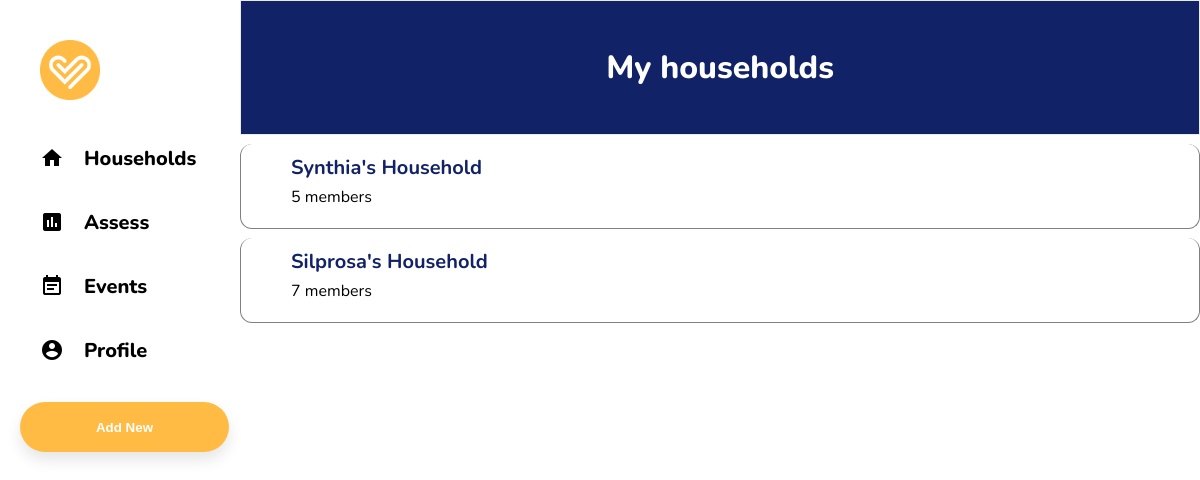
The app's page /chw/household/ with its own data.
### chw/models.py (models this page shows, shortened)
class Households(models.Model):
    contact_person_first_name = models.CharField(max_length=15)
    contact_persons_last_name = models.CharField(max_length=20)
    phone_number = PhoneNumberField()
    ID_number = models.CharField(max_length=8)
    household_area = models.CharField( max_length = 30)
    number_of_household_members = models.IntegerField()
    contact_persons_income = models.BigIntegerField()
    number_of_pregnant_women = models.PositiveSmallIntegerField()
    number_of_newborns = models.PositiveSmallIntegerField()
    number_of_children_under_5_years_of_age = models.PositiveSmallIntegerField()
    number_of_people_living_with_diabilities = models.PositiveSmallIntegerField()
    number_of_elderly = models.PositiveSmallIntegerField()
    number_of_orphans = models.PositiveSmallIntegerField()
    number_of_persons_living_with_chronic_diseases = models.PositiveSmallIntegerField()
    remarks = models.TextField()

### chw/views.py (the view)
# urls.py: path('household/',chwHouseholds,name='household'),
def chwHouseholds(request):
    households = Households.objects.all()
    return render(request, 'household.html', {'households': households})

### Desktop/DjagoTechCare/techcare/chw/templates/household.html (shortened to what this page needs)
{% extends 'base.html' %}
{% load static %}
{% block content %}
    <div class="feed">
      <div class="feed__header">
        <h2>My households</h2>
      </div>
      {% for household in households %}
      <div class="post">
        <div class="post__avatar">
        </div>
        <div class="post__body">
          <div class="post__header">
            <div class="post__headerText">
              <h3>
                <a href = "" style="text-decoration: none;color: #112266;" >{{ household.contact_person_first_name }}'s Household</a>
              </h3>
              <p>
                {{ household.number_of_household_members }} members
              </p>
            </div>
          </div>
        </div>
      </div>
      {% endfor %}
 </div>
{% endblock %}

### Desktop/DjagoTechCare/techcare/chw/templates/base.html (shortened to what this page needs)
{% load static %}
<!DOCTYPE html>
<html lang="en">
<head>
    <link rel="stylesheet" href="{% static 'css/household.css'%}">
    <link rel="stylesheet" href="https://cdnjs.cloudflare.com/ajax/libs/font-awesome/5.15.3/css/all.min.css"
  />
    </head>
</head>
<body>
  <div class="sidebar">
    <img class="logo" src="{% static 'image/logo.png' %}" alt="">
    <div class="sidebarOption active">
      <span class="material-icons"> home </span>
      <h2 >Households</h2>
    </div>
    <div class="sidebarOption">
      <span class="material-icons"> assessment </span>
      <h2>Assess</h2>
    </div>
    <div class="sidebarOption">
      <span class="material-icons"> event_note </span>
      <h2>Events</h2>
    </div>
    <div class="sidebarOption">
      <span class="material-icons"> account_circle </span>
      <h2>Profile</h2>
    </div>
    <a href = "{% url 'addHousehold' %}">
      <button class="sidebar__add" >Add New</button>
    </a>
  </div>
    {%block content%}
    {% endblock %}
</body>
</html>

### chw/static/css/household.css (style rules this page uses)
* { margin: 0; padding: 0; box-sizing: border-box; }
body { --blue-color:#112266; --household-background: #e6ecf0; font-family: 'Nunito'; overflow-x: hidden; display: flex; height: 100vh; max-width: 1300px; margin-left: auto; margin-right: auto; }
.sidebarOption { display: flex; align-items: center; cursor: pointer; }
.sidebarOption .material-icons, .logo { padding: 20px; }
.sidebarOption h2 { font-weight: 800; font-size: 20px; margin-right: 20px; }
.sidebar__add { width: 100%; background-color: #FFBB44; border: none; color: white; font-weight: 900; border-radius: 30px; height: 50px; margin-top: 20px; box-shadow: 0px 8px 15px rgba(0, 0, 0, 0.1); }
.sidebar { border-right: 1px solid #fff; flex: 0.2; min-width: 250px; margin-top: 20px; padding-left: 20px; padding-right: 20px; position: fixed; }
.logo { width: 100px; height: 100px; overflow: hidden; }
.feed { width: calc(100% - 240px); position: relative; left: 240px; }
.feed__header { position: sticky; top: 0; background-color: var(--blue-color); z-index: 100; border: 1px solid var(--household-background); padding: 45px 20px; }
.feed__header h2 { font-size: 32px; font-weight: 800; text-align: center; color: #fff; }
.feed { -ms-overflow-style: none; scrollbar-width: none; }
.post { display: flex; align-items: flex-start; border-bottom: 1px solid gray; border-left: 1px solid gray; border-right: 1px solid gray; border-radius: 12px; margin-top: 9px; padding-bottom: 10px; }
.post__headerText h3 { font-size: 20px; margin-bottom: 5px; color: #112266; }
.post__body { flex: 1; padding: 10px; }
.post__avatar { padding: 20px; }

### records on screen
Households: contact_person_first_name "Synthia", number_of_household_members "5"
Households: contact_person_first_name "Silprosa", number_of_household_members "7"
